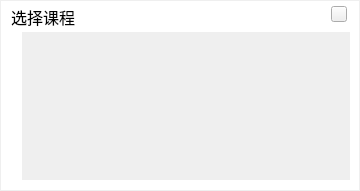
<?xml version="1.0" encoding="UTF-8"?>
<ui version="4.0">
 <class>UILiveLessonWnd</class>
 <widget class="QWidget" name="UILiveLessonWnd">
  <property name="geometry">
   <rect>
    <x>0</x>
    <y>0</y>
    <width>360</width>
    <height>191</height>
   </rect>
  </property>
  <property name="windowTitle">
   <string>UILiveLessonWnd</string>
  </property>
  <layout class="QHBoxLayout" name="horizontalLayout">
   <property name="leftMargin">
    <number>1</number>
   </property>
   <property name="topMargin">
    <number>1</number>
   </property>
   <property name="rightMargin">
    <number>1</number>
   </property>
   <property name="bottomMargin">
    <number>1</number>
   </property>
   <item>
    <widget class="QWidget" name="widget" native="true">
     <widget class="QLabel" name="title_label">
      <property name="geometry">
       <rect>
        <x>10</x>
        <y>5</y>
        <width>70</width>
        <height>21</height>
       </rect>
      </property>
      <property name="font">
       <font>
        <family>微软雅黑</family>
        <pointsize>12</pointsize>
       </font>
      </property>
      <property name="text">
       <string>选择课程</string>
      </property>
     </widget>
     <widget class="QPushButton" name="pushButton">
      <property name="geometry">
       <rect>
        <x>330</x>
        <y>5</y>
        <width>16</width>
        <height>16</height>
       </rect>
      </property>
      <property name="text">
       <string/>
      </property>
     </widget>
     <widget class="QScrollArea" name="scrollArea">
      <property name="geometry">
       <rect>
        <x>20</x>
        <y>30</y>
        <width>330</width>
        <height>150</height>
       </rect>
      </property>
      <property name="styleSheet">
       <string notr="true">QScrollArea{border: 1px solid #ffffff;background-color: rgb(255, 255, 255);}</string>
      </property>
      <property name="widgetResizable">
       <bool>true</bool>
      </property>
      <widget class="QWidget" name="scrollAreaWidgetContents">
       <property name="geometry">
        <rect>
         <x>0</x>
         <y>0</y>
         <width>328</width>
         <height>148</height>
        </rect>
       </property>
      </widget>
     </widget>
     <widget class="QLabel" name="back_label">
      <property name="geometry">
       <rect>
        <x>0</x>
        <y>0</y>
        <width>358</width>
        <height>191</height>
       </rect>
      </property>
      <property name="styleSheet">
       <string notr="true">background-color: rgb(255, 255, 255);</string>
      </property>
      <property name="text">
       <string/>
      </property>
     </widget>
     <widget class="QPushButton" name="title_pushButton">
      <property name="geometry">
       <rect>
        <x>0</x>
        <y>0</y>
        <width>358</width>
        <height>30</height>
       </rect>
      </property>
      <property name="styleSheet">
       <string notr="true">background-color: rgb(217, 217, 217);</string>
      </property>
      <property name="text">
       <string/>
      </property>
      <property name="flat">
       <bool>true</bool>
      </property>
     </widget>
     <zorder>back_label</zorder>
     <zorder>title_pushButton</zorder>
     <zorder>title_label</zorder>
     <zorder>pushButton</zorder>
     <zorder>scrollArea</zorder>
    </widget>
   </item>
  </layout>
 </widget>
 <layoutdefault spacing="6" margin="11"/>
 <resources/>
 <connections/>
</ui>
